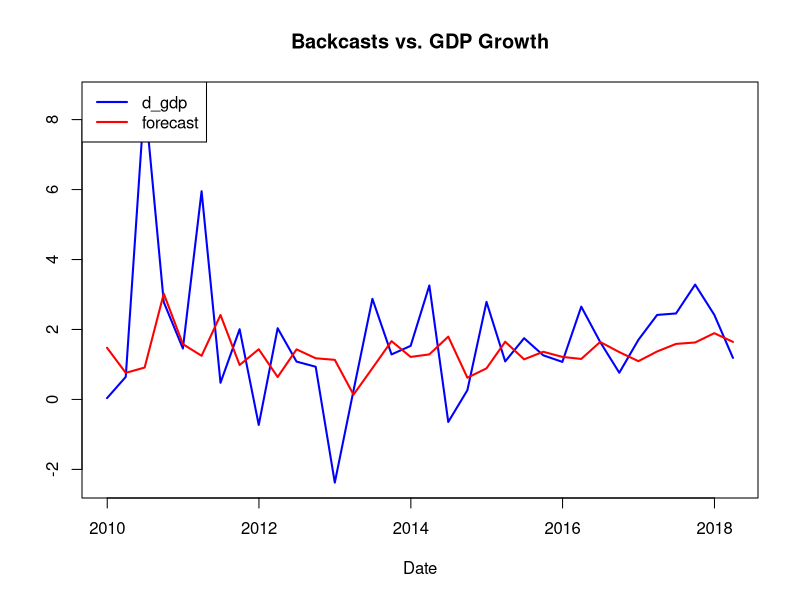
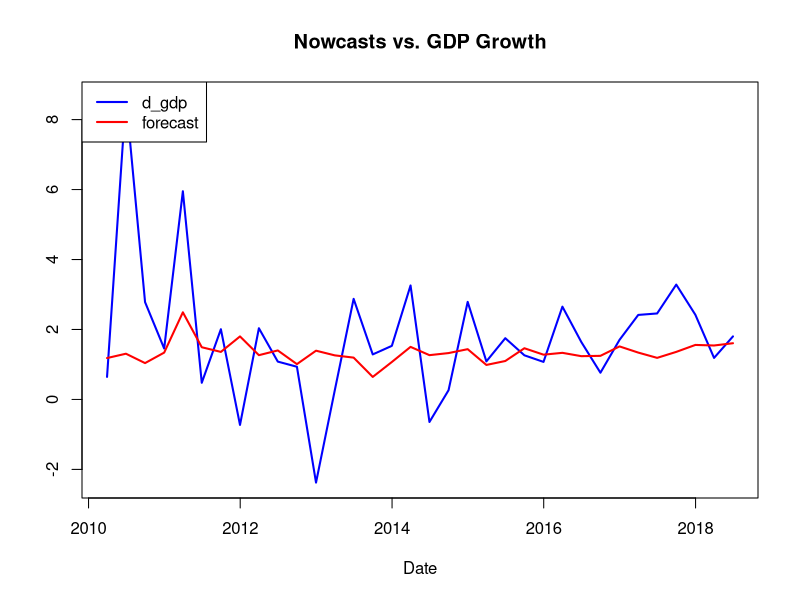
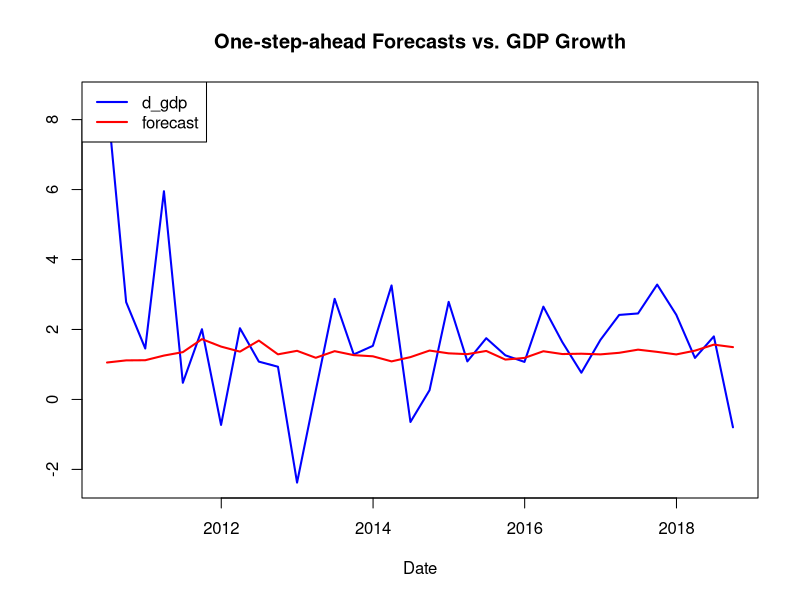
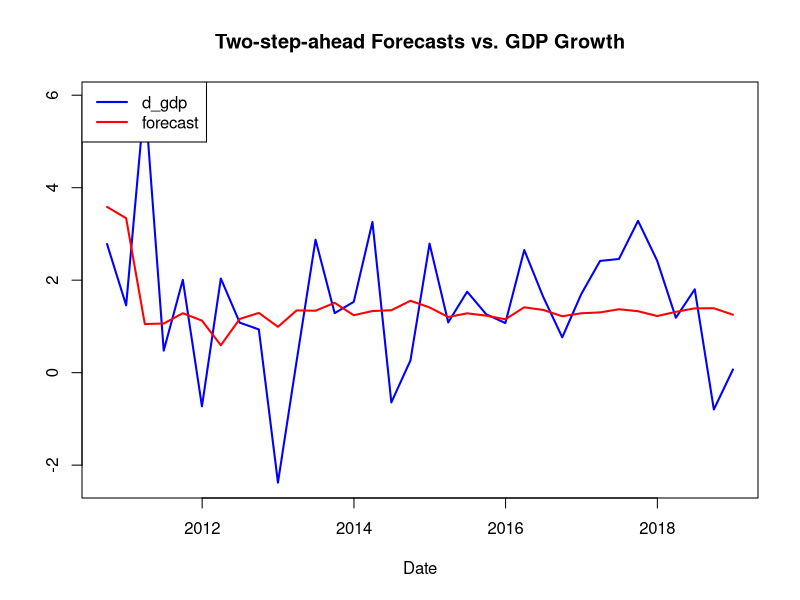

Here is the R script that generated these plots, in order:
# This script creates plots of AR(1) forecasts for all forecasting horizons 
# (backcasts, nowcasts, 1-step-ahead, and 2-step-ahead forecasts) 
# based on the AR(1) forecasts generated using the MATLAB file 'AR1_expanding_direct_vintages.m'. 
# The plots compare each AR(1) forecast against the actual GDP growth and are saved as separate PDF files.

current_dir <- getwd() # Get the current directory

# Load gdp_growth.csv
gdp_growth <- read.csv("../DFM/data/gdp_growth.csv")

# Load CSVs with AR1 forecasts
backcasts <- read.csv("backcasts_ar1.csv", header = FALSE, stringsAsFactors = FALSE)
nowcasts <- read.csv("nowcasts_ar1.csv", header = FALSE, stringsAsFactors = FALSE)
forecasts_1step <- read.csv("forecasts_1step_ar1.csv", header = FALSE, stringsAsFactors = FALSE)
forecasts_2step <- read.csv("forecasts_2step_ar1.csv", header = FALSE, stringsAsFactors = FALSE)

# Assigning column names
names(backcasts) <- c("date", "forecast")
names(nowcasts) <- c("date", "forecast")
names(forecasts_1step) <- c("date", "forecast")
names(forecasts_2step) <- c("date", "forecast")

# Merging forecasts with gdp_growth based on date
backcasts <- merge(backcasts, gdp_growth, by = "date", all.x = TRUE)
nowcasts <- merge(nowcasts, gdp_growth, by = "date", all.x = TRUE)
forecasts_1step <- merge(forecasts_1step, gdp_growth, by = "date", all.x = TRUE)
forecasts_2step <- merge(forecasts_2step, gdp_growth, by = "date", all.x = TRUE)

# Convert the date columns to Date class
backcasts$date <- as.Date(backcasts$date, format = "%Y-%m-%d")
nowcasts$date <- as.Date(nowcasts$date, format = "%Y-%m-%d")
forecasts_1step$date <- as.Date(forecasts_1step$date, format = "%Y-%m-%d")
forecasts_2step$date <- as.Date(forecasts_2step$date, format = "%Y-%m-%d")

# Define a function to generate a plot
generate_plot <- function(data, title_str, file_name) {
  pdf(file_name, width = 10, height = 7)
  
  plot(data$date, data$d_gdp, type = "l", col = "blue", lwd = 2, 
       xlab = "Date", ylab = "", ylim = range(c(data$d_gdp, data$forecast)),
       main = title_str)
  
  lines(data$date, data$forecast, col = "red", lwd = 2)
  legend("topleft", legend = c("d_gdp", "forecast"),
         col = c("blue", "red"), lty = c(1,1), lwd = 2)
  
  dev.off()
}

# Generate plots for each dataframe
generate_plot(backcasts, "Backcasts vs. GDP Growth", "backcasts_plot_ar1.pdf")
generate_plot(nowcasts, "Nowcasts vs. GDP Growth", "nowcasts_plot_ar1.pdf")
generate_plot(forecasts_1step, "One-step-ahead Forecasts vs. GDP Growth", "forecasts_1step_plot_ar1.pdf")
generate_plot(forecasts_2step, "Two-step-ahead Forecasts vs. GDP Growth", "forecasts_2step_plot_ar1.pdf")